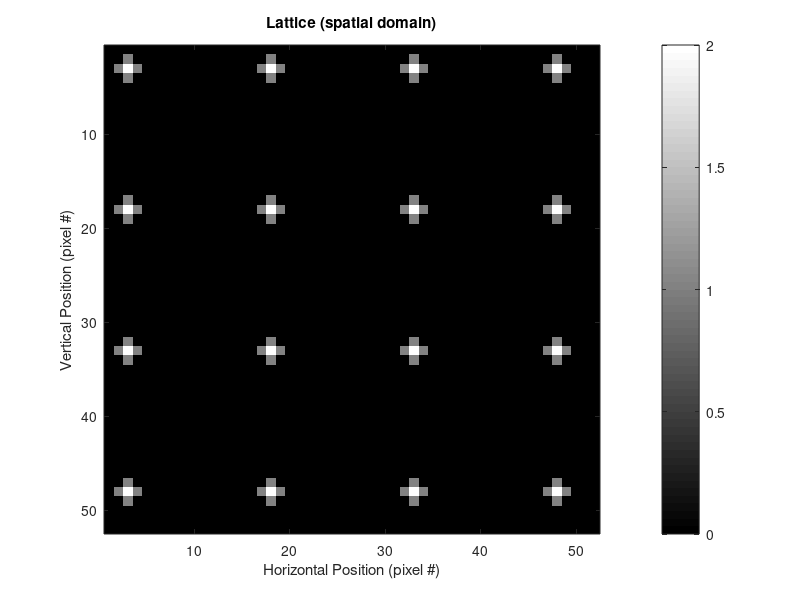
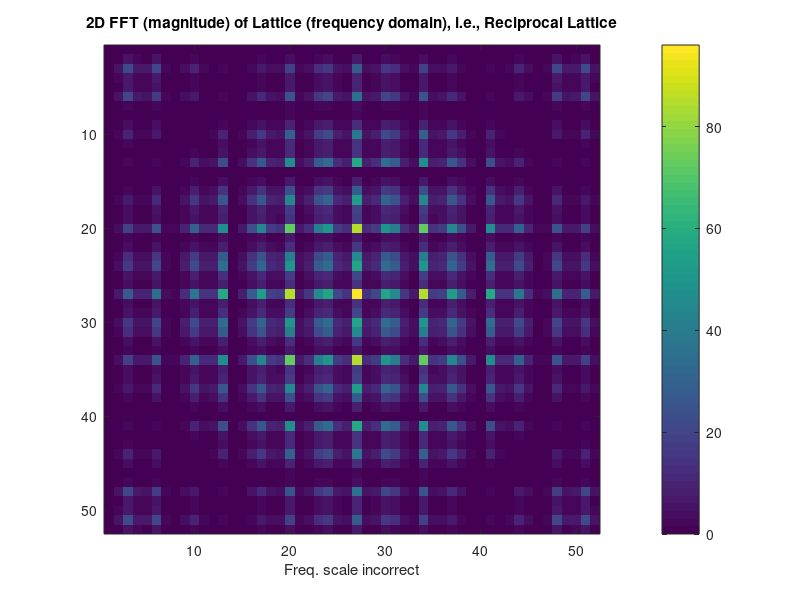
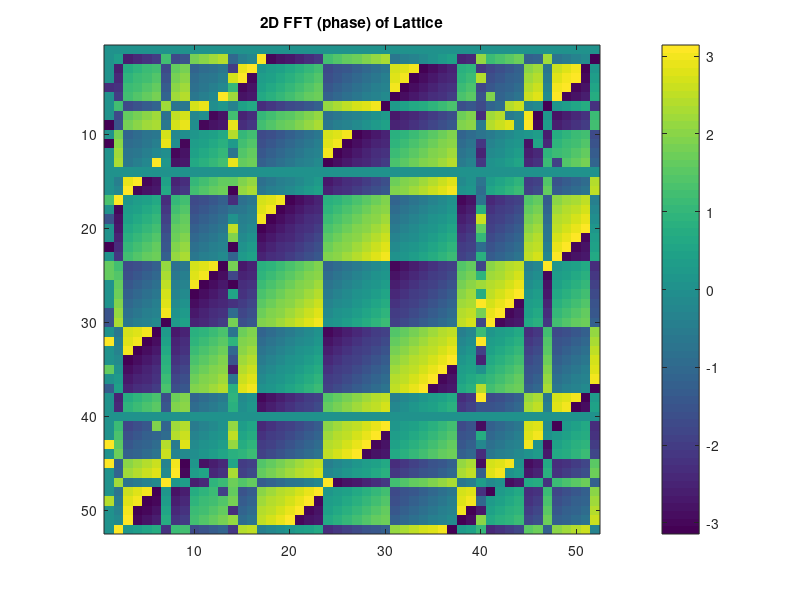

MATLAB code to generate these figures, in order:
% ### EX2DfourierLattice.m ###     2013.??.15 CB (updated 2017.01.20)

% Code allows for a somewhat generalizable lattice to be
% created and computes/plots the mag. of the 2D FFT

% Notes
% o Caution: axes for FFT are not (presently) properly labeled
% o a simple square lattice is created via repmat, but different
% lattice types require a bit more hacking
% o Reference here dimensional specifications is upper right corner
% (since this is the default indexing scheme for arrays in Matlab)

clear
% =================================
% ---
N= 52;  % total edge length of lattice (assumed to be a square)
pPhase= 1;      % boolean to alos plot the phase of the FFT {0}
% ---
% offset values for unit cell placement within a single lattice array
% (relative to upper right, *NOT* lower right!)
Hoff= 1;    Voff= 1;
% ---
% specifies dimensions of single lattice array
% (these numbers should likely be larger than the unit cell dimensions)
% [Note: To see just the unit cell alone, make these numbers bigger than N]
Hspace= 15;  Vspace= 15;
% ---
Hshift= 0;  % horizontal shift for adjacent horizontal rows
% ---
% specify unit cell (to be embedded in single lattice element)
unit= [0 1 0;
    1 2 1;
    0 1 0];
% =================================
% ---
% reality check #1
if Hoff+1>Hspace || Voff+1>Hspace
    disp(sprintf('Error in dimensional specification; unit cell offset exceeds lattice spacing'));
    return
end
% ---
% create single lattice element based off of unit cell and specified parameters
LattUnit= zeros(Hspace,Vspace);     % create foundation
LattUnit(1+Hoff:Hoff+size(unit,1),1+Voff:Hoff+size(unit,2))= unit;
% now repeat along horizontal dimension
% [note this will be larger than required (hence +1), but this is somewhat by design
% for creating the vertical tiling by avoiding requiring a periodic boundary condition,
% and ultimately the array will be cropped to the correct dimensions]
repH= ceil(N/Hspace);  % generate first row
FirstRowA= repmat(LattUnit,1,repH+1);     % includes extra lattice points (
previous= FirstRowA(:,1:N);            % 'cropped' version
% ---
% now generate additional rows (vertically heading upwards) via a nested loop
repV= ceil(N/Vspace);
for nn=1:repV+1
    clear NextRow;
    element= FirstRowA(:,1+Hshift*nn:Hspace+Hshift*nn);
    NextRow= repmat(element,1,repH+1);
    Lattice= [previous; NextRow(:,1:N)];
    previous= Lattice;  % reset for loop
end
Lattice= Lattice(1:N,1:N);  % crop lattice to appropriate dimensions

% ---------
% visualize lattice
figure(1); clf;
imagesc(Lattice); colormap(gray);
xlabel('Horizontal Position (pixel #)'); ylabel('Vertical Position (pixel #)')
title('Lattice (spatial domain)'); colorbar
% ---------
% visualize Fourier transform of lattice
figure(2); clf;
F = fft2(Lattice);
Fs= fftshift(F);    % places zero-frequency position in center
FsM= abs(Fs);
imagesc((FsM)); colorbar;   %colormap(gray);
xlabel('Freq. scale incorrect')
title('2D FFT (magnitude) of Lattice (frequency domain), i.e., Reciprocal Lattice')
if pPhase==1
    figure(3); clf;
    imagesc(angle(Fs)); colorbar;   %colormap(gray);
    title('2D FFT (phase) of Lattice')
end